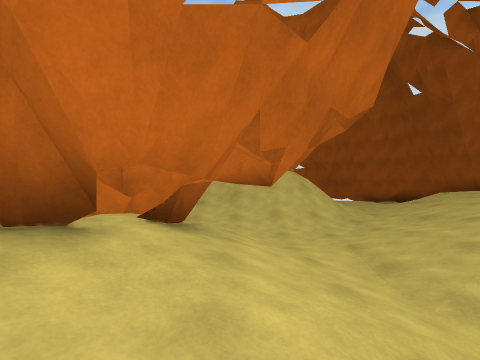
[1] (above)

16 first-person views from a walk through a 3-D level made in the Unity game engine. The camera is 1.3 m above the floor, looks level and sees 90° across. The floor is counted in squares, 2 m on a side. Each view is taken from the middle of a square. On the plan, view 1 faces up. The plan holds only what a view shows up to about 9 squares ahead; the rest is blank. The place goes on beyond the plan.

[2]
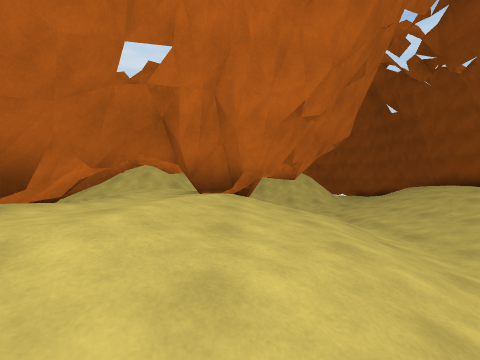

[3]
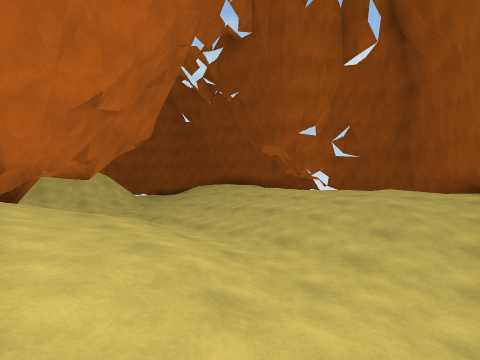

[4]
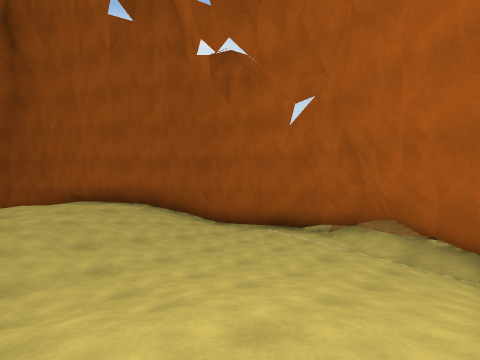

[5]
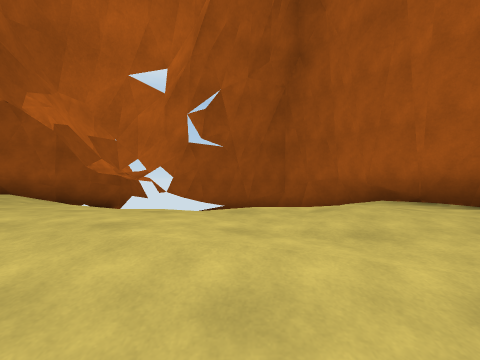

[6]
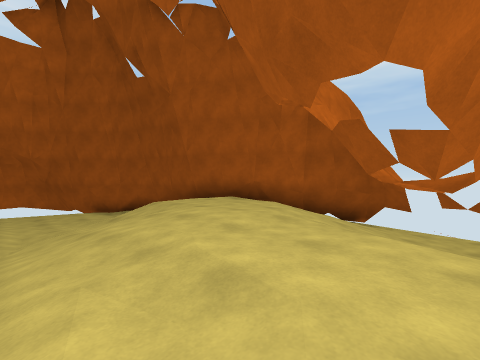

[7]
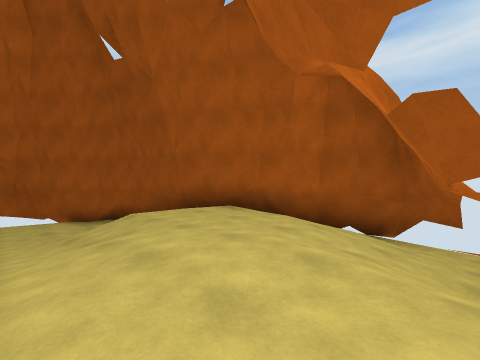

[8]
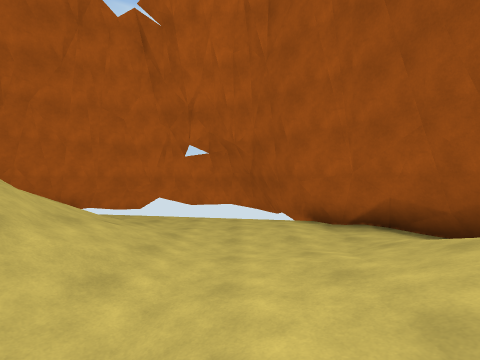

[9]
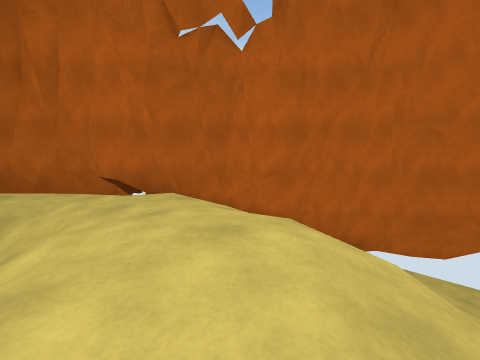

[10]
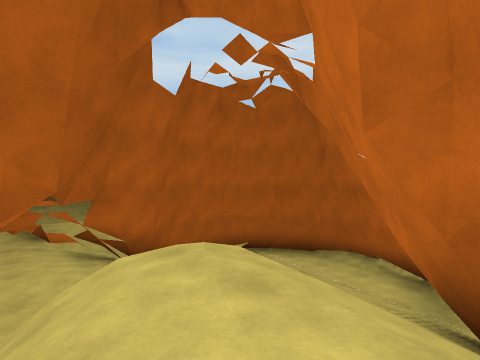

[11]
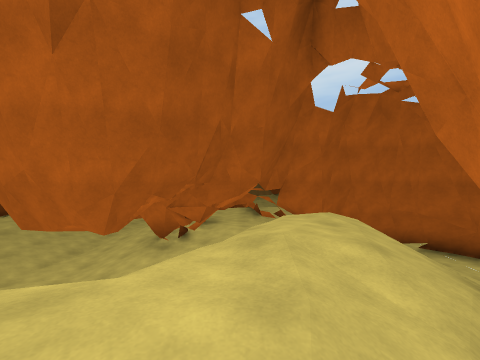

[12]
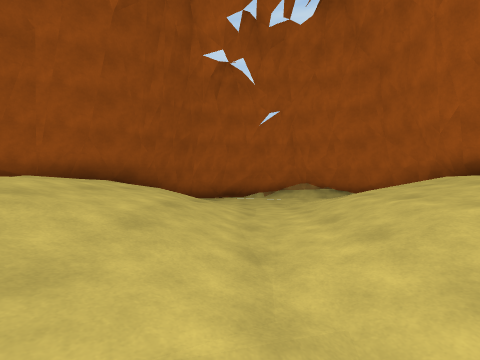

[13]
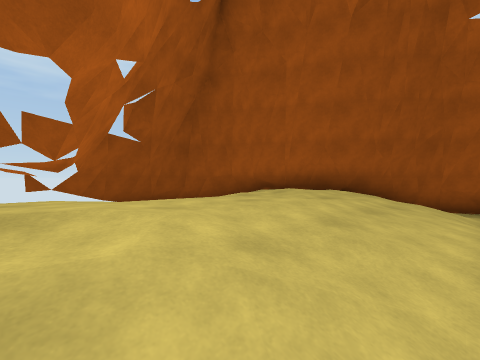

[14]
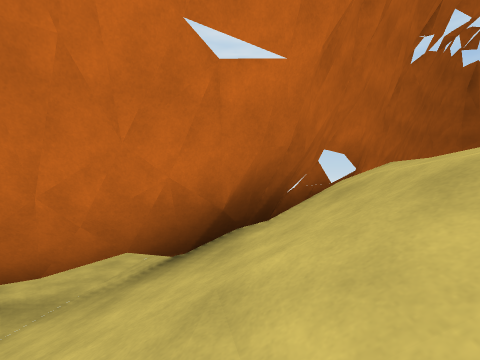

[15]
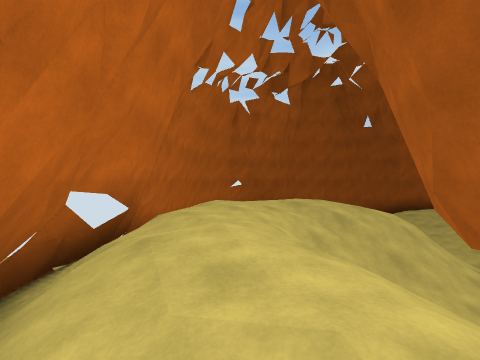

[16]
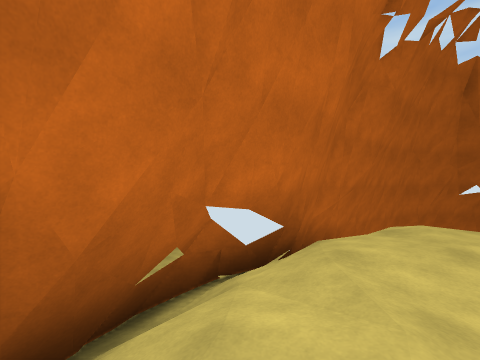

### Floor plan
Key: @ floor where view 1 was taken; # wall or solid block; x gap in a wall; . main floor; - floor 0.25 m lower than the main floor; _ floor 0.5 m lower than the main floor; < floor 0.75 m lower than the main floor; : floor 1 m higher than the main floor; ( floor 1 m lower than the main floor; ! floor 1.25 m lower than the main floor; + floor 1.5 m higher than the main floor; ? floor 1.5 m lower than the main floor; * floor 1.75 m higher than the main floor; % floor 2 m higher than the main floor; / step, stairs or slope; = window, fence, low wall or low ledge; ^ raised ledge.
Columns run from 10 left of view 1 to 12 right of it. Each row starts with its distance up from view 1.
 15           ####
 14          # ?    ##
 13         #/ /?????#
 12        #/   //??!?#
 11       =#    //!???#^
 10      ##/%*////!?!/ =
  9     ##/%**** /!!// #
  8  ####:**///+//!//..#
  7 ##?///*/ /////!</...#
  6 #?////*/ ((//!//...._#
  5 #?! ///////??!/....//#^
  4 #?? //..^#/?!(/...///?#
  3 ^#?  /..^^<!/<-...<(!##
  2  ^###=x^##_/!<...//!##
  1      ^^#.._/!/...   #
  0     ^^=...@((_...   #
 -1      ^=..-_((_-..   #
 -2      ^=..//!((-..-/##
 -3       ^#//(?!/_..###
 -4       ^#/(!??!//##
 -5        #!!!??!(##
 -6        ^#!????##
 -7         ######=

Positions as (right, up) in squares from view 1, and headings:
1: (0, 0), facing up
2: (-1, -3), facing up
3: (-1, -3), facing up-right
4: (-2, -1), facing down-right
5: (3, 0), facing right
6: (4, 2), facing up-right
7: (5, 3), facing up-right
8: (5, 7), facing up
9: (2, 8), facing up-left
10: (-3, 8), facing down-left
11: (-3, 10), facing down
12: (2, 3), facing down
13: (3, 3), facing down-right
14: (-6, 5), facing up
15: (-5, 6), facing up-right
16: (-4, 7), facing up
